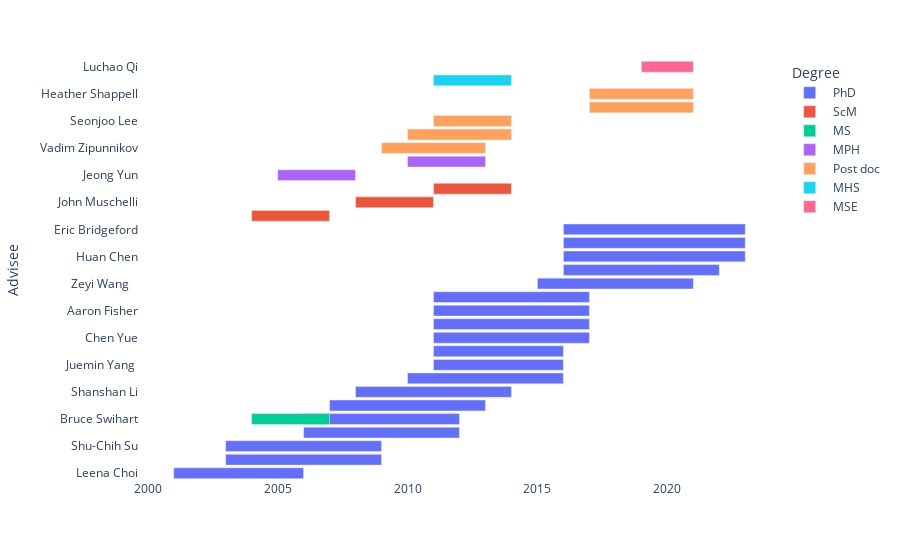

This figure's notebook cell:
### Markdown cell above
# Part II 
## Teaching
### Advisees
To the nearest year from matriculation year. Includes advisees and co-advisees (hover over to see details).

### Code cell
advisees = pd.read_csv("Advisees.txt", sep = "|")

advisees['Start'] = pd.to_datetime("01/01/"+advisees['Start'].astype(str))
advisees['End'] = pd.to_datetime("12/31/"+advisees['End'].astype(str))
advisees = advisees.sort_values(by = ['Start', 'End'])
    
    
fig = px.timeline(advisees, 
                  x_start="Start", 
                  x_end="End", 
                  y='Advisee', 
                  color="Degree",
                  height=700,
                  hover_data = ['Title', 'Notes'])

fig = fig.update_layout({
    'plot_bgcolor' : 'rgba(0, 0, 0, 0)',
    'paper_bgcolor' : 'rgba(0, 0, 0, 0)'})

fig.show()

### Figure 1 — Plotly figure (JSON) as saved in the notebook; plotly's stock layout.template omitted (floating-point values rounded to 4 significant figures)
{"data": [{"alignmentgroup": "True", "base": ["2001-01-01T00:00:00", "2003-01-01T00:00:00", "2003-01-01T00:00:00", "2006-01-01T00:00:00", "2006-01-01T00:00:00", "2007-01-01T00:00:00", "2008-01-01T00:00:00", "2010-01-01T00:00:00", "2011-01-01T00:00:00", "2011-01-01T00:00:00", "2011-01-01T00:00:00", "2011-01-01T00:00:00", "2011-01-01T00:00:00", "2011-01-01T00:00:00", "2015-01-01T00:00:00", "2016-01-01T00:00:00", "2016-01-01T00:00:00", "2016-01-01T00:00:00", "2016-01-01T00:00:00"], "customdata": [[" *Modelling biomedical data and the foundations of bioequivalence*", " "], [" *Modeling composite outcomes and their component parts* ", null], ["*Structure/function relationships in the analysis of anatomical and functional neuroimaging data*", " "], [" *Statistical methods for inter-subject analysis of neuroscience data* ", null], [" *From individuals to populations: application and insights concerning the generalized linear mixed model* ", null], [" *Cross-Sectional and longitudinal penalized functional regression* ", " co-advised with primary advisor Ciprian Crainiceanu "], [" *Statistical Methods for Evaluating Diagnostic Accuracy of Biomarkers* ", " co-advised with primary advisor Mei-Cheng Wang "], [" *Large-scale nonparametric and semiparametric inference for large complex and noisy datasets* ", " co-advised with Han Liu "], [" *Statistical Methods for Brain Imaging and Genomic Data Analysis* ", null], ["*Statistical Methods to Analyze Massive High-Dimensional Neuroimaging Data* ", null], ["*Generalizations, extensions and applications for principal component analysis* ", " co-advised with Vadim Zipunnikov "], [" *Statistical Methods for Functional Magnetic Resonance Imaging Data* ", " co-advised with primary advisor Martin Lindquist "], [" *Methods for High Dimensional Analysis, Multiple Testing, and Visual Exploration* ", " co-advised with primary advisor Vadim Zipunnikov "], [" *Statistical Methods and Theory for  Analyzing High Dimensional Time Series* ", " "], [" *Statistical Analysis of Functional Connectivity in Brain Imaging: Measurement Reliability and Clinical Applications* ", " co-advised with Joshua Vogelstein"], [" *Statistical Methods for Analyzing Randomized Trials and Brain Imaging Data* ", " co-advised with primary advisor Michael Rosenblum "], [" In progress ", " date is expected grad. date"], [" In progress ", " date is expected grad. date "], [" In progress ", " co-advised with primary advisor Joshua Vogelstein date is expected grad. data"]], "hovertemplate": "Degree= PhD <br>Start=%{base}<br>End=%{x}<br>Advisee=%{y}<br>Title=%{customdata[0]}<br>Notes=%{customdata[1]}<extra></extra>", "legendgroup": " PhD ", "marker": {"color": "#636efa"}, "name": " PhD ", "offsetgroup": " PhD ", "orientation": "h", "showlegend": true, "textposition": "auto", "type": "bar", "x": [157680000000, 189302400000, 189302400000, 189216000000, 189216000000, 189302400000, 189302400000, 189216000000, 157680000000, 157680000000, 189302400000, 189302400000, 189302400000, 189302400000, 189302400000, 189302400000, 220838400000, 220838400000, 220838400000], "xaxis": "x", "y": [" Leena Choi ", " Xianbin Li ", " Shu-Chih Su ", " Haley Hedlin ", " Bruce Swihart ", " Jeff Goldsmith ", " Shanshan Li ", " Fang Han     ", " Juemin Yang  ", " Shaojie Chen ", " Chen Yue ", " Amanda Mejia ", " Aaron Fisher ", " Huitong Qiu  ", " Zeyi Wang    ", " Bingkai Wang ", " Huan Chen ", " Bohao Tang ", " Eric Bridgeford "], "yaxis": "y"}, {"alignmentgroup": "True", "base": ["2004-01-01T00:00:00", "2008-01-01T00:00:00", "2011-01-01T00:00:00"], "customdata": [[" *Spline-based curve fitting with applications to kinetic imaging*", null], [" *An iterative approach to hemodynamic response function temporal derivatives in statistical parametric mapping for functional neuroimaging* ", null], [" *An evaluation of statistical modeling methods for predicting recovery time from post-traumatic amnesia following moderate or severe traumatic brain injury in children* ", null]], "hovertemplate": "Degree= ScM <br>Start=%{base}<br>End=%{x}<br>Advisee=%{y}<br>Title=%{customdata[0]}<br>Notes=%{customdata[1]}<extra></extra>", "legendgroup": " ScM ", "marker": {"color": "#EF553B"}, "name": " ScM ", "offsetgroup": " ScM ", "orientation": "h", "showlegend": true, "textposition": "auto", "type": "bar", "x": [94608000000, 94608000000, 94608000000], "xaxis": "x", "y": [" Lijuan Deng ", " John Muschelli ", " Rawan Al-Lozi "], "yaxis": "y"}, {"alignmentgroup": "True", "base": ["2004-01-01T00:00:00"], "customdata": [[" *Quantitative characterization of sleep architecture using multi- state and log-linear models* ", " co-advised with Naresh Punjabi and Gary Grunwald "]], "hovertemplate": "Degree= MS <br>Start=%{base}<br>End=%{x}<br>Advisee=%{y}<br>Title=%{customdata[0]}<br>Notes=%{customdata[1]}<extra></extra>", "legendgroup": " MS ", "marker": {"color": "#00cc96"}, "name": " MS ", "offsetgroup": " MS ", "orientation": "h", "showlegend": true, "textposition": "auto", "type": "bar", "x": [94608000000], "xaxis": "x", "y": [" Bruce Swihart "], "yaxis": "y"}, {"alignmentgroup": "True", "base": ["2005-01-01T00:00:00", "2010-01-01T00:00:00"], "customdata": [[" *Incidence of hypertension in high risk groups of the Sleep Heart Health Study* ", " "], [" *The concurrent validity of musculo-skeletal ultrasound imaging in comparison to MRI for detecting rotator cuff tears in the shoulder when performed in a physical therapy setting* ", null]], "hovertemplate": "Degree= MPH <br>Start=%{base}<br>End=%{x}<br>Advisee=%{y}<br>Title=%{customdata[0]}<br>Notes=%{customdata[1]}<extra></extra>", "legendgroup": " MPH ", "marker": {"color": "#ab63fa"}, "name": " MPH ", "offsetgroup": " MPH ", "orientation": "h", "showlegend": true, "textposition": "auto", "type": "bar", "x": [94521600000, 94608000000], "xaxis": "x", "y": [" Jeong Yun ", " Tiziano Marovino "], "yaxis": "y"}, {"alignmentgroup": "True", "base": ["2009-01-01T00:00:00", "2010-01-01T00:00:00", "2011-01-01T00:00:00", "2017-01-01T00:00:00", "2017-01-01T00:00:00"], "customdata": [[" ", " co-advising with primary advisor Ciprian Crainiceanu "], [" ", " co-advising with Ciprian Crainiceanu "], [null, " co-advising with primary advisor Dzung Pham "], [" ", " co-advising with Stewart Mostofsky and Martin Lindquist "], [null, " co-advising with Jim Pekar and primary advisor Martin Lindquist, started in 2017"]], "hovertemplate": "Degree= Post doc <br>Start=%{base}<br>End=%{x}<br>Advisee=%{y}<br>Title=%{customdata[0]}<br>Notes=%{customdata[1]}<extra></extra>", "legendgroup": " Post doc ", "marker": {"color": "#FFA15A"}, "name": " Post doc ", "offsetgroup": " Post doc ", "orientation": "h", "showlegend": true, "textposition": "auto", "type": "bar", "x": [126144000000, 126144000000, 94608000000, 126144000000, 126144000000], "xaxis": "x", "y": [" Vadim Zipunnikov ", " Ani Eloyan ", " Seonjoo Lee ", " Yi Zhao ", " Heather Shappell "], "yaxis": "y"}, {"alignmentgroup": "True", "base": ["2011-01-01T00:00:00"], "customdata": [[" *Parallel Voxel Level Anything* ", null]], "hovertemplate": "Degree= MHS <br>Start=%{base}<br>End=%{x}<br>Advisee=%{y}<br>Title=%{customdata[0]}<br>Notes=%{customdata[1]}<extra></extra>", "legendgroup": " MHS ", "marker": {"color": "#19d3f3"}, "name": " MHS ", "offsetgroup": " MHS ", "orientation": "h", "showlegend": true, "textposition": "auto", "type": "bar", "x": [94608000000], "xaxis": "x", "y": [" Xiaoqiang Xu "], "yaxis": "y"}, {"alignmentgroup": "True", "base": ["2019-01-01T00:00:00"], "customdata": [[" *Associations between Body Mass Index (BMI) and Physical Activity: National Health and Nutritional Examination Survey (NHANES) 2005-2006*", null]], "hovertemplate": "Degree= MSE <br>Start=%{base}<br>End=%{x}<br>Advisee=%{y}<br>Title=%{customdata[0]}<br>Notes=%{customdata[1]}<extra></extra>", "legendgroup": " MSE ", "marker": {"color": "#FF6692"}, "name": " MSE ", "offsetgroup": " MSE ", "orientation": "h", "showlegend": true, "textposition": "auto", "type": "bar", "x": [63072000000], "xaxis": "x", "y": [" Luchao Qi "], "yaxis": "y"}], "layout": {"autosize": true, "barmode": "overlay", "legend": {"title": {"text": "Degree"}, "tracegroupgap": 0}, "margin": {"t": 60}, "paper_bgcolor": "rgba(0, 0, 0, 0)", "plot_bgcolor": "rgba(0, 0, 0, 0)", "xaxis": {"anchor": "y", "autorange": true, "domain": [0, 1], "range": ["1999-10-12 16:00", "2024-03-21 08:00"], "type": "date"}, "yaxis": {"anchor": "x", "autorange": true, "domain": [0, 1], "range": [-0.5, 30.5], "title": {"text": "Advisee"}, "type": "category"}}}
